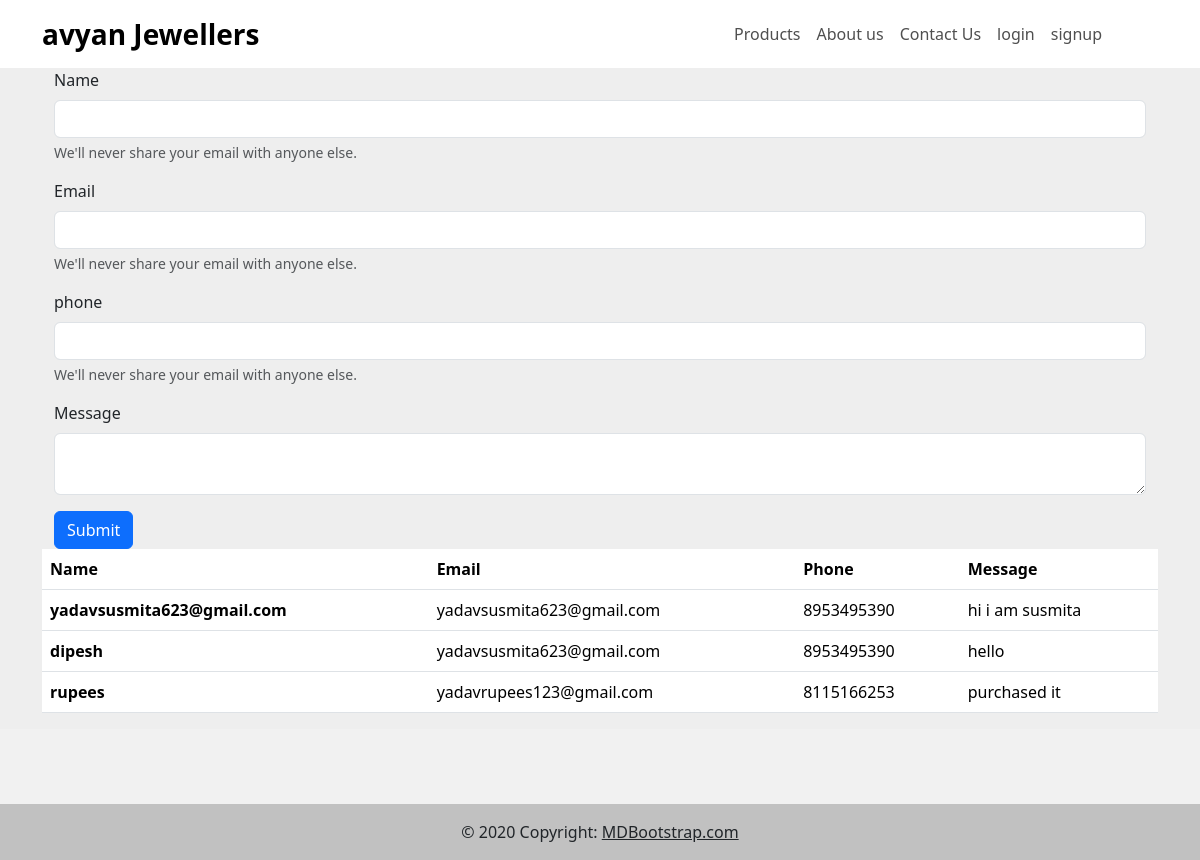
Page /contact/ on the committed database.
### Shop/models.py (models this page shows, shortened)
class Contact(models.Model):
    name = models.CharField(max_length=122)
    email = models.EmailField()
    phone = models.CharField(max_length=12)
    msg = models.TextField()

### Shop/views.py (the view, shortened to what this page needs)
# urls.py: path("contact/",views.contact,name="contact"),
def contact(request):
    data = Contact.objects.all()
    return render(request, "contact.html", {'data': data})

### templates/contact.html (shortened to what this page needs)
{% extends "base.html" %}
{% block content %}
    <div class="container">
        <form method="POST">
            <div class="mb-3">
                <label for="exampleInputEmail1" class="form-label">Name</label>
                <input type="text" name="name" class="form-control" id="exampleInputEmail1" aria-describedby="emailHelp">
                <div id="emailHelp" class="form-text">We'll never share your email with anyone else.</div>
            </div>
            <div class="mb-3">
                <label for="exampleInputEmail1" class="form-label">Email</label>
                <input type="email" name="email" class="form-control" id="exampleInputEmail1" aria-describedby="emailHelp">
                <div id="emailHelp" class="form-text">We'll never share your email with anyone else.</div>
            </div>
            <div class="mb-3">
                <label for="exampleInputEmail1" class="form-label">phone</label>
                <input type="text" name="phone" class="form-control" id="exampleInputEmail1" aria-describedby="emailHelp">
                <div id="emailHelp" class="form-text">We'll never share your email with anyone else.</div>
            </div>
            <div class="mb-3">
                <label class="form-label">Message</label>
                <textarea name="msg" class="form-control"></textarea>
            </div>
            <button type="submit" class="btn btn-primary">Submit</button>
        </form>
    </div>
    <table class="table">
  <thead>
    <tr>
      <th scope="col">Name</th>
      <th scope="col">Email</th>
      <th scope="col">Phone</th>
      <th scope="col">Message</th>
    </tr>
  </thead>
  <tbody>
    {% for d in data %}
    <tr>
      <th scope="row">{{d.name}}</th>
      <td>{{d.email}}</td>
      <td>{{d.phone}}</td>
      <td>{{d.msg}}</td>
    </tr>
    {% endfor %}
  </tbody>
</table>
{% endblock content %}

### templates/base.html (shortened to what this page needs)
{% load static %}
<!doctype html>
<html lang="en">
  <head>
    {% load static %}
    <link href="https://cdn.jsdelivr.net/npm/bootstrap@5.3.8/dist/css/bootstrap.min.css" rel="stylesheet">
    <link href="{% static "css/base.css" %}" rel="stylesheet">
  </head>
  <body>
  <nav class="navbar navbar-expand-lg  navbar-scroll">
    <div class="container">
      <a class="navbar-brand fw-bold fs-3" href="/">avyan Jewellers</a>
      <div class="collapse navbar-collapse" id="navbarExample01">
        <ul class="navbar-nav ms-auto mb-2 mb-lg-0">
          <li class="nav-item">
            <a class="nav-link" aria-current="page" href="/products/">Products</a>
          </li>
          <li class="nav-item">
            <a class="nav-link" aria-current="page" href="/about/">About us</a>
          </li>
          <li class="nav-item">
           <a class="nav-link" href="{% url 'contact' %}">Contact Us</a>
          </li>
          {% if not request.user.is_authenticated %}
           <li class="nav-item">
           <a class="nav-link" href="{% url 'login' %}">login </a>
          </li>
           <li class="nav-item">
           <a class="nav-link" href="{% url 'signup' %}"> signup</a>
          </li>
          {% endif %}
        <ul class="navbar-nav flex-row">
          <li class="nav-item">
            <a class="nav-link px-2" href="#!">
            </a>
          </li>
          <li class="nav-item">
            <a class="nav-link px-2" href="#!">
            </a>
          </li>
          <li class="nav-item">
            <a class="nav-link ps-2" href="#!">
            </a>
          </li>
        </ul>
      </div>
    </div>
  </nav>
<div class="container">
    {% block content %}
    {% endblock %}
</div>
<div >
  <footer class="text-center text-white" style="background-color: #f1f1f1;">
  <div class="container pt-4">
    <section class="mb-4">
      <a
        class="btn btn-link btn-floating btn-lg text-dark m-1"
        href="#!"
        role="button"
        data-mdb-ripple-color="dark"
        ></a>
      <a
        class="btn btn-link btn-floating btn-lg text-dark m-1"
        href="#!"
        role="button"
        data-mdb-ripple-color="dark"
        ></a>
      <a
        class="btn btn-link btn-floating btn-lg text-dark m-1"
        href="#!"
        role="button"
        data-mdb-ripple-color="dark"
        ></a>
      <a
        class="btn btn-link btn-floating btn-lg text-dark m-1"
        href="#!"
        role="button"
        data-mdb-ripple-color="dark"
        ></a>
      <a
        class="btn btn-link btn-floating btn-lg text-dark m-1"
        href="#!"
        role="button"
        data-mdb-ripple-color="dark"
        ></a>
      <a
        class="btn btn-link btn-floating btn-lg text-dark m-1"
        href="#!"
        role="button"
        data-mdb-ripple-color="dark"
        ></a>
    </section>
  </div>
  <div class="text-center text-dark p-3" style="background-color: rgba(0, 0, 0, 0.2);">
    © 2020 Copyright:
    <a class="text-dark" href="https://mdbootstrap.com/">MDBootstrap.com</a>
  </div>
</footer>
</div>
  </body>
</html>

### static/css/base.css (style rules this page uses)
.navbar-scroll .nav-link, .navbar-scroll .fa-bars, .navbar-scroll .navar-brand { color: #4f4f4f; }
.navbar-scroll, .navbar-scrolled { background-color: #fff; }
body { background-color: #eee; }

### rows in the picture
Contact: name "yadavsusmita623@gmail.com", email "yadavsusmita623@gmail.com", phone "8953495390", msg "hi i am susmita"
Contact: name "dipesh", email "yadavsusmita623@gmail.com", phone "8953495390", msg "hello"
Contact: name "rupees", email "yadavrupees123@gmail.com", phone "8115166253", msg "purchased it"
